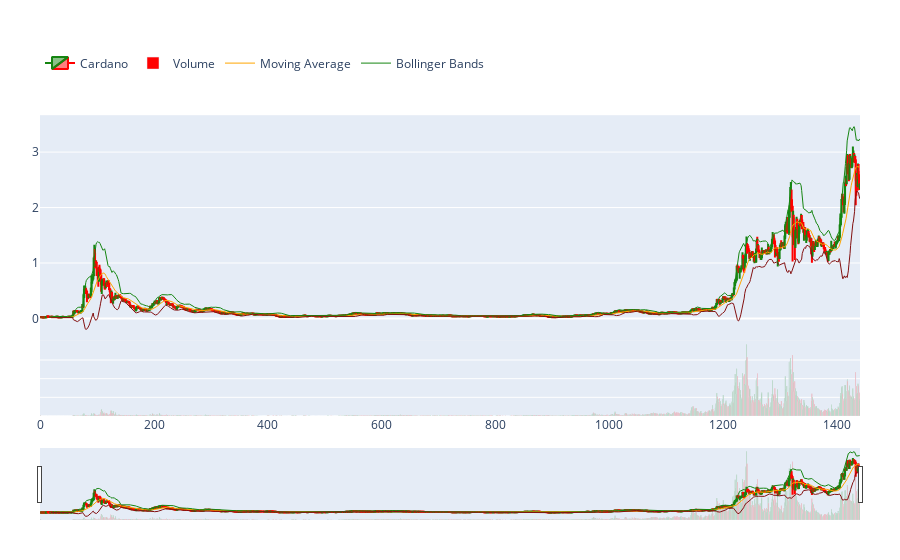

The notebook cell saved with this chart:
### Markdown cell above
<strong>Um gráfico candlestick (também chamado de gráfico candlestick japonês) é um estilo de gráfico financeiro usado para descrever os movimentos de preços de um título, ações, commodities, derivativos, moeda, cryptomoedas. Preços de investimentos no geral.</strong>

<strong>Cada "vela" mostra a abertura, o máximo, o mínimo e o valor de fechamento para uma hora ou um dia ou uma semana, vai depender da escala de tempo escolhida para a análise. Uma "vela" no gráfico diário será o somatório de todas as velas do gráfico horário para aquela dia e, assim, sucessivamente. Gráficos de maior periodicidade representam o somatório dos gráficos de menor periodicidade.</strong>

<strong>A seguir temos o gráfico de candlestick para a Cardano [ADA], uma vez que este é o projeto que está em análise de viabilidade econômica como investimento de longo prazo.</strong>

### Code cell
increasing_color = '#158511'
decreasing_color = '#ff0000'
data_plotly = []
layout = {
    'xaxis': {
        'rangeselector': {
            'visible': True
        }
    },
    # Adding a volume bar chart for candlesticks is a good practice usually
    'yaxis': {
        'domain': [0, 0.2],
        'showticklabels': False
    },
    'yaxis2': {
        'domain': [0.2, 0.8]
    },
    'legend': {
        'orientation': 'h',
        'y': 0.9,
        'yanchor': 'bottom'
    },
    'margin': {
        't': 40,
        'b': 40,
        'r': 40,
        'l': 40
    }
}

# Defining main chart
trace0 = go.Candlestick(
    x=cardano_usd.index, open=cardano_usd['Abertura'], high=cardano_usd['Máximo'],
    low=cardano_usd['Mínimo'], close=cardano_usd['Preço'],
    yaxis='y2', name='Cardano',
    increasing=dict(line=dict(color=increasing_color)),
    decreasing=dict(line=dict(color=decreasing_color)),
)

data_plotly.append(trace0)

# Adding some range buttons to interact
rangeselector = {
    'visible': True,
    'x': 0,
    'y': 0.8,
    'buttons': [
        {'count': 1, 'label': 'reset', 'step': 'all'},
        {'count': 6, 'label': '6 mo', 'step': 'month', 'stepmode': 'backward'},
        {'count': 3, 'label': '3 mo', 'step': 'month', 'stepmode': 'backward'},
        {'count': 1, 'label': '1 mo', 'step': 'month', 'stepmode': 'backward'},
    ]
}

layout['xaxis'].update(rangeselector=rangeselector)

# Setting volume bar chart colors
colors = []
for i, _ in enumerate(cardano_usd.index):
    if i != 0:
        if cardano_usd['Preço'].iloc[i] > cardano_usd['Preço'].iloc[i-1]:
            colors.append(increasing_color)
        else:
            colors.append(decreasing_color)
    else:
        colors.append(decreasing_color)

trace1 = go.Bar(
    x=cardano_usd.index, y=cardano_usd['Volume USD'],
    marker=dict(color=colors),
    yaxis='y', name='Volume'
)

data_plotly.append(trace1)

# Adding Moving Average
#def moving_average(interval, window_size=21):
 #   window = np.ones(int(window_size)) / float(window_size)
  #  return np.convolve(interval, window, 'same')

trace2 = go.Scatter(
    x=cardano_usd.index[5:-1], y=cardano_usd['Preço'].rolling(window=21).mean()[5:-1],
    yaxis='y2', name='Moving Average',
    line=dict(width=1),
    marker=dict(color='#FFA500')
)

data_plotly.append(trace2)

# Adding boilinger bands
def bollinger_bands(price, window_size=20, num_of_std=2.62):
    rolling_mean = price.rolling(20).mean()
    rolling_std = price.rolling(20).std()
    upper_band = rolling_mean + (rolling_std * 2.62)
    lower_band = rolling_mean - (rolling_std * 2.62)
    return upper_band, lower_band

bb_upper, bb_lower = bollinger_bands(cardano_usd['Preço'])

trace3 = go.Scatter(
    x=cardano_usd.index, y=bb_upper,
    yaxis='y2', line=dict(width=1),
    marker=dict(color='#158511'), hoverinfo='none',
    name='Bollinger Bands',
    legendgroup='Bollinger Bands'
)
data_plotly.append(trace3)

trace4 = go.Scatter(
    x=cardano_usd.index, y=bb_lower,
    yaxis='y2', line=dict(width=1),
    marker=dict(color='#821010'), hoverinfo='none',
    name='Bollinger Bands', showlegend=False,
    legendgroup='Bollinger Bands'
)
data_plotly.append(trace4)
fig = go.Figure(data=data_plotly, layout=layout)
py.iplot(fig, filename='cardano-candlestick',image_height=1000, image_width=1600)

### Figure 1 — Plotly figure (JSON) as saved in the notebook; plotly's stock layout.template omitted (floating-point values rounded to 4 significant figures; data arrays with more than 128 entries replaced by an {"elided": "..."} marker saying what was removed)
{"data": [{"close": {"elided": "1441 float values"}, "decreasing": {"line": {"color": "#ff0000"}}, "high": {"elided": "1441 float values"}, "increasing": {"line": {"color": "#158511"}}, "low": {"elided": "1441 float values"}, "name": "Cardano", "open": {"elided": "1441 float values"}, "type": "candlestick", "x": {"elided": "1441 int values"}, "yaxis": "y2"}, {"marker": {"color": {"elided": "1441 str values"}}, "name": "Volume", "type": "bar", "x": {"elided": "1441 int values"}, "y": {"elided": "1441 int values"}, "yaxis": "y"}, {"line": {"width": 1}, "marker": {"color": "#FFA500"}, "name": "Moving Average", "type": "scatter", "x": {"elided": "1435 int values"}, "y": {"elided": "1435 float values"}, "yaxis": "y2"}, {"hoverinfo": "none", "legendgroup": "Bollinger Bands", "line": {"width": 1}, "marker": {"color": "#158511"}, "name": "Bollinger Bands", "type": "scatter", "x": {"elided": "1441 int values"}, "y": {"elided": "1441 float values"}, "yaxis": "y2"}, {"hoverinfo": "none", "legendgroup": "Bollinger Bands", "line": {"width": 1}, "marker": {"color": "#821010"}, "name": "Bollinger Bands", "showlegend": false, "type": "scatter", "x": {"elided": "1441 int values"}, "y": {"elided": "1441 float values"}, "yaxis": "y2"}], "layout": {"autosize": true, "legend": {"orientation": "h", "x": 0, "y": 0.9, "yanchor": "bottom"}, "margin": {"b": 40, "l": 40, "r": 40, "t": 40}, "xaxis": {"autorange": true, "range": [-0.5, 1440.0], "rangeselector": {"buttons": [{"count": 1, "label": "reset", "step": "all"}, {"count": 6, "label": "6 mo", "step": "month", "stepmode": "backward"}, {"count": 3, "label": "3 mo", "step": "month", "stepmode": "backward"}, {"count": 1, "label": "1 mo", "step": "month", "stepmode": "backward"}], "visible": true, "x": 0, "y": 0.8}, "rangeslider": {"autorange": true, "range": [-0.5, 1440.0], "yaxis": {"_template": null, "rangemode": "match"}, "yaxis2": {"_template": null, "rangemode": "match"}}, "type": "linear"}, "yaxis": {"autorange": true, "domain": [0, 0.2], "range": [0, 20150000000.0], "showticklabels": false, "type": "linear"}, "yaxis2": {"autorange": true, "domain": [0.2, 0.8], "range": [-0.4035, 3.665], "type": "linear"}}}
